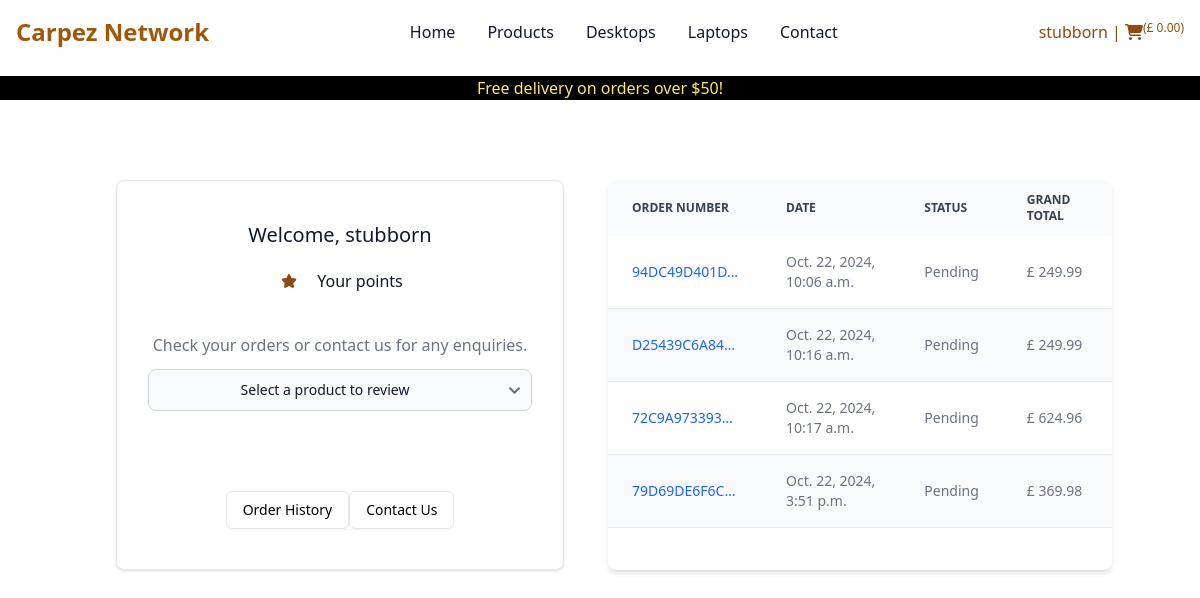
/dashboard/ (signed in), run on the app's committed database.
### checkout/models.py (models this page shows, shortened)
class Order(models.Model):
    order_number = models.CharField(max_length=32, null=False, editable=False)
    date = models.DateTimeField(auto_now_add=True)
    delivery_cost = models.DecimalField(
        max_digits=6,
        decimal_places=2,
        null=False,
        default=0
    )
    order_total = models.DecimalField(
        max_digits=10,
        decimal_places=2,
        null=False,
        default=0
    )
    grand_total = models.DecimalField(
        max_digits=10,
        decimal_places=2,
        null=False,
        default=0
    )
    bag_and_shipping_details = models.JSONField(
        encoder=DjangoJSONEncoder,
        decoder=json.JSONDecoder
    )
    full_name = models.CharField(max_length=254, null=True, editable=False)
    email = models.EmailField(max_length=254, null=True, editable=False)
    shipping = models.CharField(max_length=254, null=True, editable=False)
    billing_details = models.JSONField(null=True, editable=False)
    stripe_pid = models.CharField(
        max_length=32,
        null=False,
        blank=False,
        editable=False,
        default="before migration"
    )
    user = models.ForeignKey(
        Dashboard,
        null=True,
        blank=True,
        related_name="orders",
        on_delete=models.SET_NULL
    )
    status = models.CharField(
        max_length=10,
        null=False,
        default='pending',
        choices=[
            ('pending', "Pending"),
            ('confirmed', "Confirmed"),
            ('dispatched', "Dispatched"),
            ('delivered', "delivered")
        ]
    )

### dashboard/views.py (the view)
# urls.py: path('', views.dashboard, name='dashboard'),
@login_required
def dashboard(request):
    if request.user.is_superuser:
        template = 'dashboard/product_management.html'
        if request.GET:
            print(request.GET)
            if 'sku' in request.GET:
                sku = request.GET['sku']
                try:
                    product = Product.objects.get(sku=sku)
                except Product.DoesNotExist:
                    try:
                        order = Order.objects.get(order_number=sku)
                        return redirect('checkout_success', order.order_number)
                    except Order.DoesNotExist:
                        messages.error(
                            request,
                            f"We couldn't find  {sku} either as SKU or as \
                            Order Number in the database")
                    return redirect(reverse('dashboard'))
                return redirect('get_product_details', product.id)
        orders = Order.objects.all()
        reviews = Review.objects.all()
        review_related_products = []
        categories = Category.objects.all()
        tags = Tag.objects.all()
        brands = Brand.objects.all()
        for review in reviews:
            order_lineitem = OrderLineItem.objects.get(review=review)
            product = Product.objects.get(id=order_lineitem.product.id)
            review_related_products.append(product)
        product_reviews = zip(reviews, review_related_products)
        context = {
            'orders': orders,
            'product_reviews': product_reviews,
            'categories': categories,
            'brands': brands,
            'tags': tags
        }
    else:
        template = 'dashboard/profile.html'
        profile = get_object_or_404(Dashboard, user=request.user.id)
        orders = profile.orders.all()
        lineitems = []
        for order in orders:
            order_lineitems = order.lineitems.all()
            for order_lineitem in order_lineitems:
                review = Review.objects.get(order=order_lineitem)
                if review.rating is None:
                    lineitems.append(order_lineitem)
        context = {
            'orders': orders,
            'profile': profile,
            'lineitems': lineitems
        }
    return render(request, template, context)

### bag/context.py (called while the page is built, shortened)
def bag(request):
    bag_items = []
    total = 0
    objects = 0
    b = request.session.get('bag', {})
    if total < settings.FREE_DELIVERY_TRESHOLD:
        delivery = total * Decimal(settings.STANDARD_DELIVERY_PERCENTAGE / 100)
        free_delivery_delta = settings.FREE_DELIVERY_TRESHOLD - total
    else:
        delivery = 0
        free_delivery_delta = 0
    grand_total = total + delivery
    json_bag = json.dumps(b)
    context = {
        'bag': json_bag,
        'bag_items': bag_items,
        'total': total,
        'objects': objects,
        'delivery': delivery,
        'free_delivery_delta': free_delivery_delta,
        'free_delivery_treshold': settings.FREE_DELIVERY_TRESHOLD,
        'grand_total': grand_total,
    }
    return context

### dashboard/templates/dashboard/profile.html (shortened to what this page needs)
{% extends 'base.html' %}
{% block content %}
<div class="container grid grid-cols-1 lg:grid-cols-2 mt-20 gap-4">
<div class="w-full mx-auto max-w-md bg-white border border-gray-200 rounded-lg shadow dark:bg-gray-800 dark:border-gray-700">
    <div class="flex flex-col items-center pb-10">
        <h5 class="mt-10 mb-5 text-xl font-medium text-gray-900 dark:text-white">
            Welcome, {{ request.user.username }}
        </h5>
        <div class="flex items-center">
            <p class="ml-5 font-sm text-gray-900">Your points</p>
        </div>
        <p class="mt-10 mb-3 text-gray-500 dark:text-gray-400">
            Check your orders or contact us for any enquiries.
        </p>
        <form id="add-review-form" class="w-full max-w-md mx-auto" method="GET" action="{% url 'add_review' %}">
            <select id="lineitem" name="lineitem" class="w-full max-w-sm mx-auto text-center form control form-select">
              <option selected>Select a product to review</option>
            </select>
        </form>
        <div class="mt-20 flex rounded-md shadow-sm mx-auto">
            <a href="" aria-current="page" class="self-auto md:self-start px-4 py-2 text-sm font-medium text-black bg-white border border-gray-200 rounded-md hover:bg-gray-100 focus:z-10 focus:ring-2 focus:ring-blue-700 focus:text-blue-700 dark:bg-gray-800 dark:border-gray-700 dark:text-white dark:hover:text-white dark:hover:bg-gray-700 dark:focus:ring-blue-500 dark:focus:text-white">
                Order History
            </a>
            <a href="" class="self-auto md:self-start px-4 py-2 text-sm font-medium text-black bg-white border border-gray-200 rounded-md hover:bg-gray-100 hover:text-blue-700 focus:z-10 focus:ring-2 focus:ring-blue-700 focus:text-blue-700 dark:bg-gray-800 dark:border-gray-700 dark:text-white dark:hover:text-white dark:hover:bg-gray-700 dark:focus:ring-blue-500 dark:focus:text-white">
                Contact Us
            </a>
        </div>
    </div>
</div>
<div class="relative overflow-x-auto shadow-md sm:rounded-lg">
    <table class="w-full text-sm text-left rtl:text-right text-gray-500 dark:text-gray-400">
        <thead class="text-xs text-gray-700 uppercase bg-gray-50 dark:bg-gray-700 dark:text-gray-400">
            <tr>
                <th scope="col" class="px-6 py-3">
                    Order number
                </th>
                <th scope="col" class="px-6 py-3">
                    Date
                </th>
                <th scope="col" class="px-6 py-3">
                    Status
                </th>
                <th scope="col" class="px-6 py-3">
                    Grand total
                </th>
            </tr>
        </thead>
        <tbody>
            {% for order in orders %}
                <tr class="odd:bg-white odd:dark:bg-gray-900 even:bg-gray-50 even:dark:bg-gray-800 border-b dark:border-gray-700">
                    <th scope="row" class="px-6 py-4 font-medium text-gray-900 whitespace-nowrap dark:text-white">
                        <a href="{% url 'checkout_success' order.order_number %}" class="font-medium text-blue-600 dark:text-blue-500 hover:underline">
                            {{ order.order_number|truncatechars:12}}
                        </a>
                    </th>
                    <td class="px-6 py-4">
                        {{ order.date }}
                    </td>
                    <td class="px-6 py-4">
                        Pending
                    </td>
                    <td class="px-6 py-4">
                        £ {{ order.grand_total }}
                    </td>
                </tr>
            {% endfor %}
        </tbody>
    </table>
</div>
</div>
{% endblock %}

### templates/includes/main-nav.html (shortened to what this page needs)
<nav class="bg-white border-gray-200 dark:bg-gray-900">
    <div class="max-w-screen-xl flex flex-wrap items-center justify-between mx-auto p-4">
    <a href="{% url 'home' %}" class="text-yellow-600 flex items-center space-x-3 rtl:space-x-reverse">
        <span class="self-center text-xl md:text-2xl font-semibold whitespace-nowrap dark:text-white">Carpez Network</span>
    </a>
    <div class="flex items-center md:order-2 space-x-3 md:space-x-0 rtl:space-x-reverse">
        {% if user.is_authenticated %}
        <button type="button" class="flex font-medium rounded hover:bg-gray-100 md:hover:bg-transparent md:hover:text-yellow-900 md:p-0 dark:text-white md:dark:hover:text-blue-500 dark:hover:bg-gray-700 dark:hover:text-white md:dark:hover:bg-transparent dark:border-gray-700" id="user-menu-button" aria-expanded="false" data-dropdown-toggle="user-dropdown" data-dropdown-placement="bottom">
            <span class="text-yellow-700 hover:text-yellow-900">{{ user.username }}{% if not request.user.is_superuser %} | <i class="fa-solid fa-cart-shopping"></i>{% endif %}</span><span class="text-xs text-yellow-700 hover:text-yellow-900 inline-block align-top">{% if not request.user.is_superuser %} (£ {{ grand_total|floatformat:2 }}){% else %} Admin{% endif %}</span>
        </button>
        {% endif %}
    </div>
    <div class="items-center justify-between hidden w-full md:flex md:w-auto md:order-1" id="navbar-user">
      <ul class="flex flex-col font-medium p-4 md:p-0 mt-4 border border-gray-100 rounded-lg bg-gray-50 md:space-x-8 rtl:space-x-reverse md:flex-row md:mt-0 md:border-0 md:bg-white dark:bg-gray-800 md:dark:bg-gray-900 dark:border-gray-700">
        <li>
          <a href="{% url 'home' %}" class="block py-2 px-3 text-gray-900 hover:text-yellow-700 rounded-sm hover:bg-gray-100 md:hover:bg-transparent hover:text-yellow-700 md:p-0 md:dark:text-blue-500">Home</a>
        </li>
        <li>
          <a href="{% url 'get_products' %}" class="block py-2 px-3 text-gray-900 hover:text-yellow-700 rounded-sm hover:bg-gray-100 md:hover:bg-transparent md:hover:text-yellow-700 md:p-0 dark:text-white md:dark:hover:text-blue-500 dark:hover:bg-gray-700 dark:hover:text-white md:dark:hover:bg-transparent dark:border-gray-700">Products</a>
        </li>
        <li>
          <a href="{% url 'get_products' %}?tag=desktop" class="block py-2 px-3 text-gray-900 hover:text-yellow-700 rounded-sm hover:bg-gray-100 md:hover:bg-transparent md:hover:text-yellow-700 md:p-0 dark:text-white md:dark:hover:text-blue-500 dark:hover:bg-gray-700 dark:hover:text-white md:dark:hover:bg-transparent dark:border-gray-700">Desktops</a>
        </li>
        <li>
          <a href="{% url 'get_products' %}?tag=laptops" class="block py-2 px-3 text-gray-900 hover:text-yellow-700 rounded-sm hover:bg-gray-100 md:hover:bg-transparent md:hover:text-yellow-700 md:p-0 dark:text-white md:dark:hover:text-blue-500 dark:hover:bg-gray-700 dark:hover:text-white md:dark:hover:bg-transparent dark:border-gray-700">Laptops</a>
        </li>
        <li>
          <a href="#" class="block py-2 px-3 text-gray-900 hover:text-yellow-700 rounded-sm hover:bg-gray-100 md:hover:bg-transparent md:hover:text-yellow-700 md:p-0 dark:text-white md:dark:hover:text-blue-500 dark:hover:bg-gray-700 dark:hover:text-white md:dark:hover:bg-transparent dark:border-gray-700">Contact</a>
        </li>
      </ul>
    </div>
    </div>
  </nav>

### data on the page
Order: order_number "94DC49D401D…", date "Oct. 22, 2024, 10:06 a.m.", grand_total "249.99"
Order: order_number "D25439C6A84…", date "Oct. 22, 2024, 10:16 a.m.", grand_total "249.99"
Order: order_number "72C9A973393…", date "Oct. 22, 2024, 10:17 a.m.", grand_total "624.96"
Order: order_number "79D69DE6F6C…", date "Oct. 22, 2024, 3:51 p.m.", grand_total "369.98"

### other printed values
{{ user.username }} "stubborn"
{{ grand_total|floatformat:2 }} "0.00"
{{ free_delivery_treshold }} "50"
{{ request.user.username }} "stubborn"
